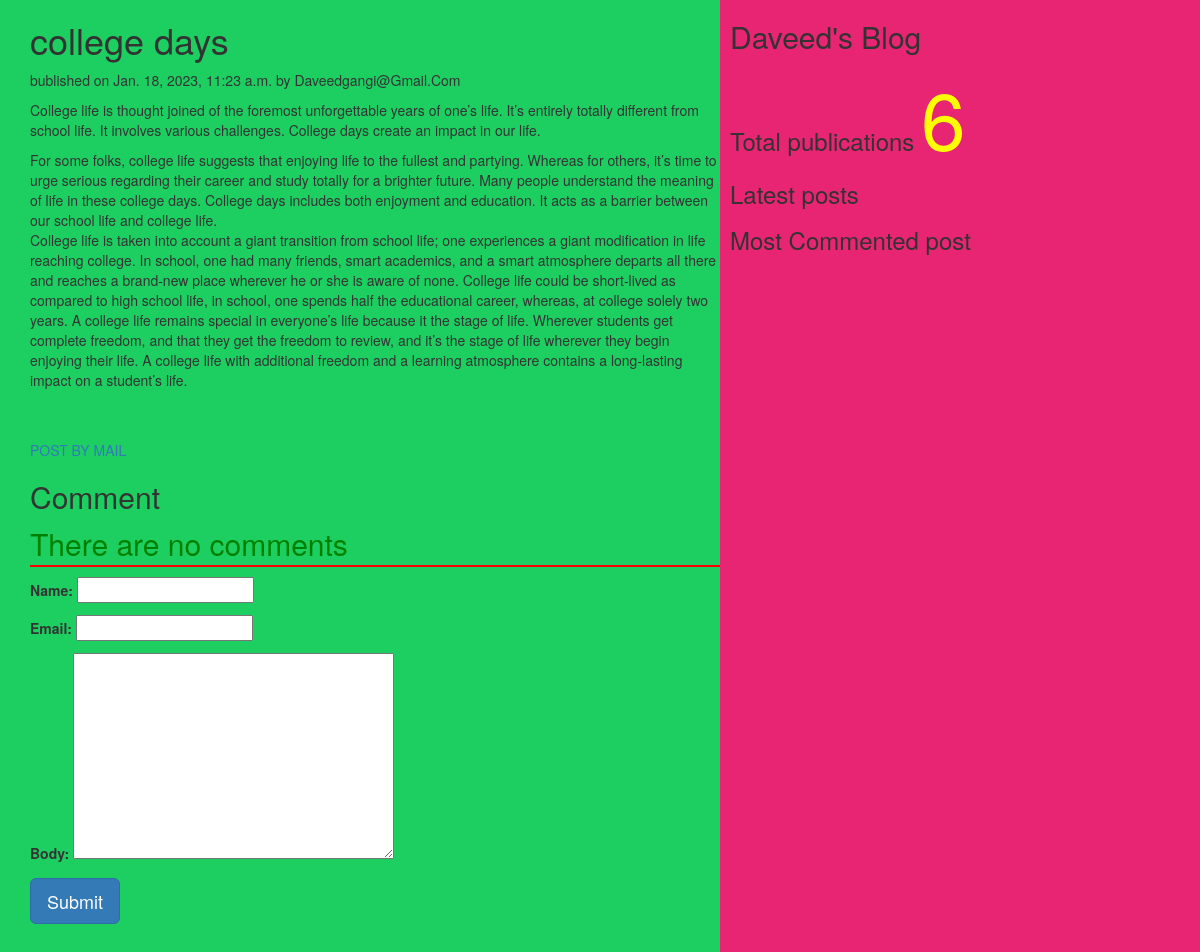
Page /2023/01/18/college-days on the committed database.
### myApp/models.py (models this page shows, shortened)
class Post(models.Model):
    tags=TaggableManager()
    STATUS_CHOICE=(("draft","Draft"),("published","Published"))
    title=models.CharField(max_length=200)
    slug=models.SlugField(max_length=50,unique_for_date="publish")
    author=models.ForeignKey(User,related_name="blog_posts",on_delete=models.CASCADE)
    body=models.TextField()
    publish=models.DateTimeField(default=timezone.now)
    created=models.DateTimeField(auto_now_add=True)
    updated=models.DateTimeField(auto_now_add=True)
    status=models.CharField(max_length=20,choices=STATUS_CHOICE,default="draft")
    objects=CustomManger()
    class Meta:
        ordering=("-publish",)

### myApp/views.py (the view, shortened to what this page needs)
# urls.py: re_path(r'(?P<year>\d{4})/(?P<month>\d{2})/(?P<day>\d{2})/(?P<post>[-\w]+)',views.post_detail_view,name='post_detail'),
def post_detail_view(request,year,month,day,post):
    post=get_object_or_404(Post,slug=post,publish__year=year,publish__month=month,publish__day=day)
    comment=post.comment.filter(active=True)
    csubmit=False
    form=CommentForm()
    d={"post":post,"form":form,"csubmit":csubmit,"comment":comment}
    return render(request,"myApp/post_detail.html",d)

### myApp/forms.py
class CommentForm(forms.ModelForm):
    class Meta:
        model=Comment
        fields=("name","email","body")

### myApp/models.py (called while the page is built)
    def get_queryset(self):
        return super().get_queryset().filter(status='published')

### myApp/templatetags/mytags.py (called while the page is built)
@register.simple_tag
def total_posts():
    return Post.objects.count()

### templates/myApp/post_detail.html (shortened to what this page needs)
<html>
    {%extends "myApp/parent.html"%}
    {%block content_block%}
    <h1>{{post.title}}</h1>
    <p>bublished on {{post.publish}} by {{post.author|title}}<p>
    {{post.body|linebreaks}} <br><br>
        <a href="/{{post.id}}/share" calss="btn btn-lg btn-primary">POST BY MAIL</a>
    {%with comments.count as comments_count%}
    <h2>{{comments_count}} Comment {{comments_count|pluralize}}</h2>
    {%endwith%}
    {%if comments%}
    {%for c in comments%}
    <p>Comment{{forloop.counter}} by {{c.name}}</p>
    <div>{{c.body|linebreaks}}</div>
    <hr>
    {%endfor%}
    {%else%}
    <p style="color:green;font-size:30px;font-style:bold;border-bottom:2px red solid;">There are no comments</p>
    {%endif%}
    {%if csubmit%}
        <h2> Thank You..Your Comment has been added Successfully!</h2>
    {%else%}
    <form  method="post">
        {{form.as_p}}
        <input type="submit" class="btn btn-lg btn-primary" value="Submit">
    </form>
    {%endif%}
    {%endblock%}

### rows in the picture
Post: title "college days", publish "Jan. 18, 2023, 11:23 a.m.", author "Daveedgangi@Gmail.Com", body "College life is thought joined of the foremost unforgettable years of one’s life. It’s entirely totally different from school life. It involves various challenges. College days create an impact in our life. For some folks, college life suggests that enjoying life to the fullest and partying. Whereas for others, it’s time to urge serious regarding their career and study totally for a brighter future. Many people understand the meaning of life in these college days. College days includes both enjoyment and education. It acts as a barrier between our school life and college life. College life is taken into account a giant transition from school life; one experiences a giant modification in…"
